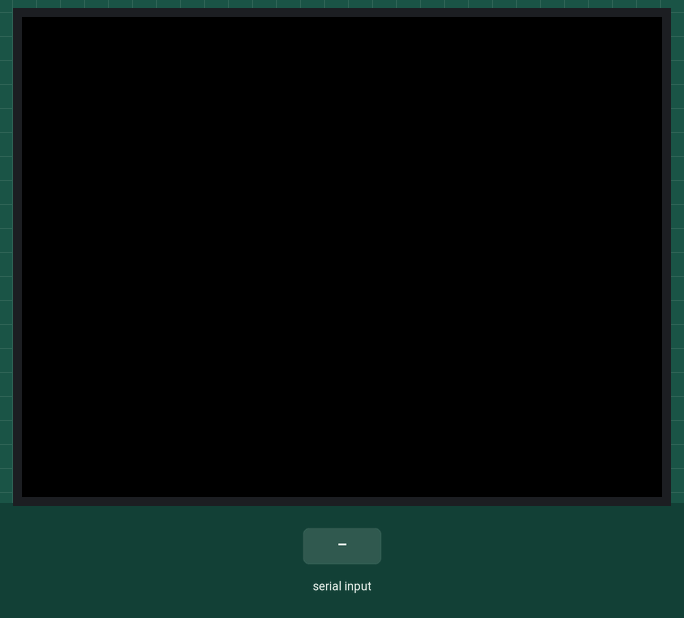
Recording of a sketch running on a simulated ESP32. Shown: 320×240 colour display. The inputs (shaded band) are chosen by the test bench. WiFi joins after 1.5 s; servers stay silent unless stated; uploads are accepted with an empty reply; the local clock reads 2024-03-15 10:24:30 at power-on unless the sketch sets it; what the sketch prints to the serial monitor is not drawn.

Above: at 2.0 s.
2.1 s: "Select Mode\n" received over the second serial link
At 6.7 s:
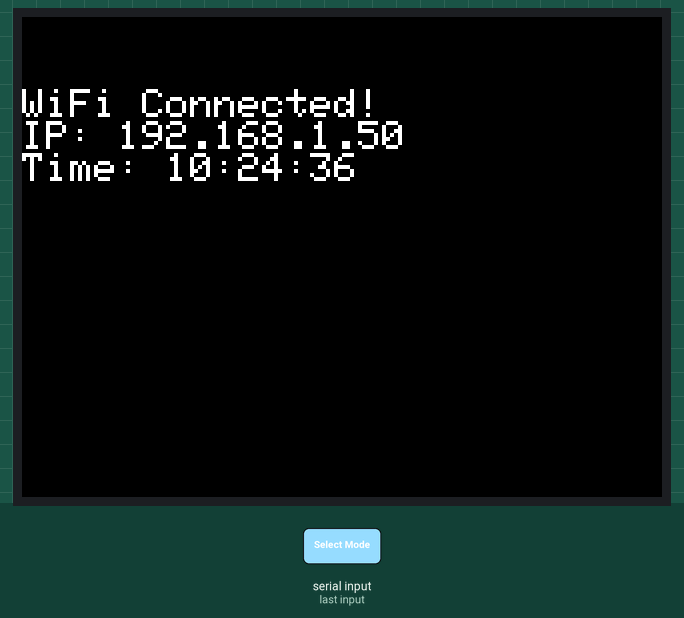
7.7 s: "OK\n" received over the second serial link
At 8.7 s:
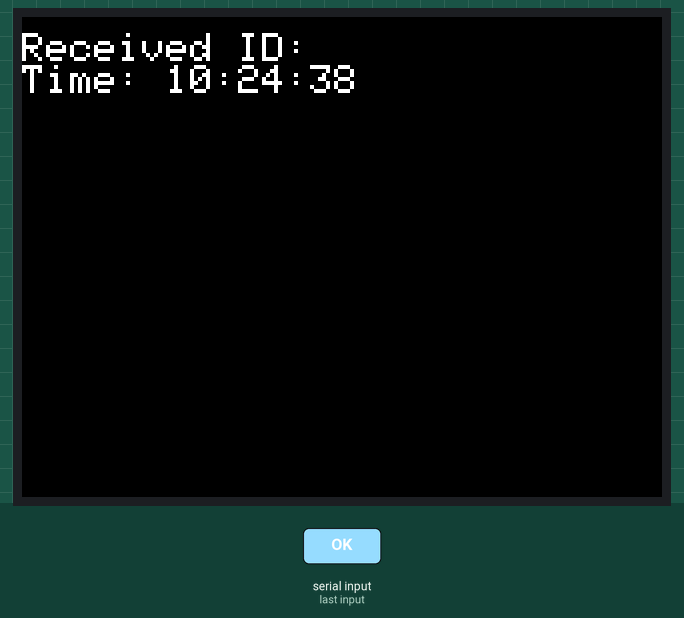
9.7 s: "Select Mode\n" received over the second serial link
At 10.6 s:
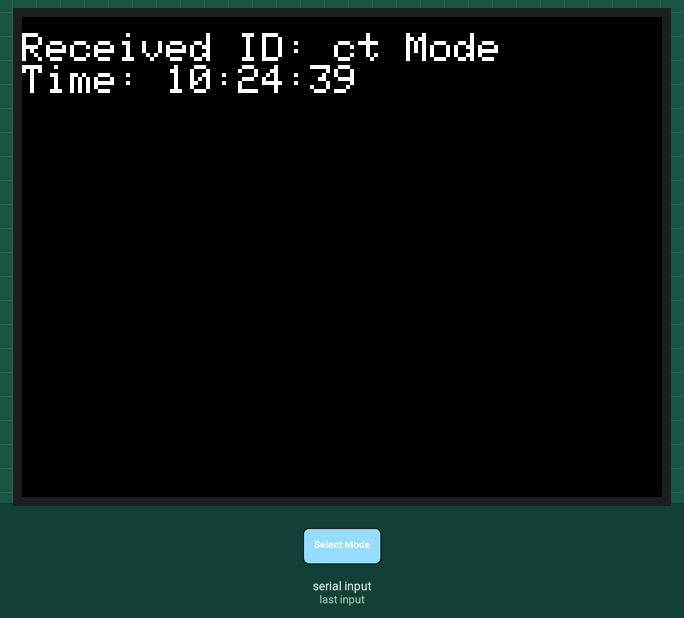
11.2 s: "1\n" received over the second serial link
At 11.7 s:
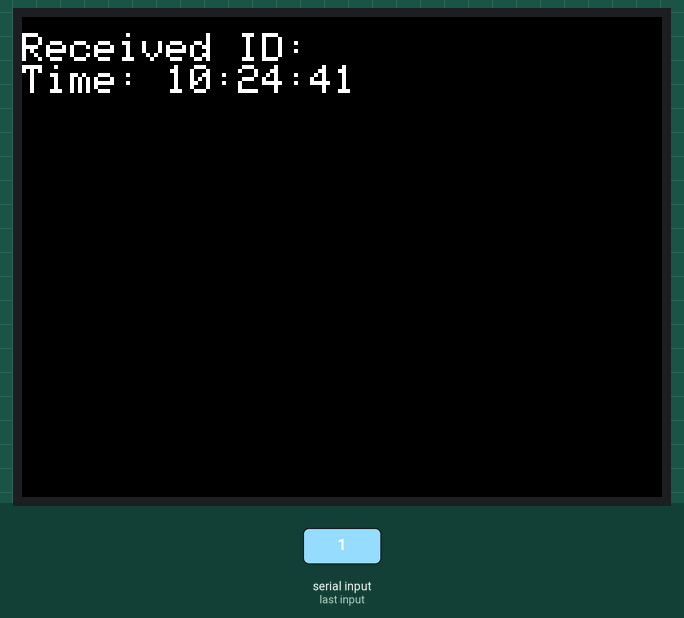
Timing chart, 0 to 13.7 s (numbered marks = the images above; inputs shaded):
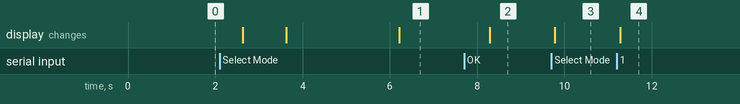

The sketch:

M5_LoRa_Display_250106.ino
```cpp
/********************************************************************************
*
* LoRa    : ES920LR3
* receive data display
*
********************************************************************************/

#define ROT 3
#define TSIZE 3
#define RPOS 100
#define SX 210
#define SY 30
#define SR 12
#define RX_pin 26
#define TX_pin 0
#define RESET_pin -1
#define BOOT_pin -1

#include <M5Unified.h>
#include <Arduino.h>
#include "LoRa.h"
#include <WiFi.h>
#include <WiFiClientSecure.h>
#include <HTTPClient.h>
#include <time.h>

const char* ssid= "Buffalo-G-C630";//【★変更要★】
const char* password="na4uxed55fbvv";//【★変更要★】

// Google Apps Script Web App Key
const char* KEY = "AKfycbxtjmda5jAuTanr29nIWuPhw7YhOT41QhRr1LLKcobVPPKn4qIIqtmPPtz5IY4hNnk5"; // ★ Change if needed

void accessToGoogleSheets(String UniqueID) {
  if (WiFi.status() != WL_CONNECTED) {
    Serial.println("WiFi not connected.");
    return;
  }

  HTTPClient http;
  String URL = "https://script.google.com/macros/s/";
  URL += KEY;
  URL += "/exec?UniqueID=";
  URL += UniqueID;

  http.begin(URL);
  int httpCode = http.GET();
  if (httpCode > 0) {
    String response = http.getString();
    Serial.println("Response: " + response);
  } else {
    Serial.printf("HTTP Error: %d\n", httpCode);
  }
  http.end();
}

void setup() {
  auto cfg = M5.config();
  M5.begin(cfg);
  LoRaInit(RX_pin, TX_pin, RESET_pin, BOOT_pin);

  M5.Lcd.setRotation(ROT);
  M5.Lcd.setTextSize(2);
  M5.Lcd.fillScreen(BLACK);
  M5.Lcd.setTextColor(WHITE);
  M5.Lcd.setCursor(0, 20);
  M5.Lcd.println("Booting...");
  delay(1000);
  M5.Lcd.fillScreen(BLACK);

  // Wi-Fi connection
  WiFi.disconnect(true, true);
  delay(1000);
  WiFi.begin(ssid, password);

  unsigned long startTime = millis();
  while (WiFi.status() != WL_CONNECTED && millis() - startTime < 20000) {
    delay(500);
  }

  if (WiFi.status() == WL_CONNECTED) {
    M5.Lcd.println("WiFi Connected!");
    M5.Lcd.print("IP: ");
    M5.Lcd.println(WiFi.localIP());
  } else {
    M5.Lcd.setTextColor(RED);
    M5.Lcd.println("WiFi Connection Failed!");
    M5.Lcd.setTextColor(WHITE);
  }

  // Set NTP (Japan time zone)
  configTime(9 * 3600, 0, "ntp.nict.jp", "ntp.jst.mfeed.ad.jp", "pool.ntp.org");
  struct tm timeinfo;
  if (getLocalTime(&timeinfo)) {
    M5.Lcd.printf("Time: %02d:%02d:%02d\n", timeinfo.tm_hour, timeinfo.tm_min, timeinfo.tm_sec);
  } else {
    M5.Lcd.println("NTP Sync Failed");
  }

  delay(2000);
}

void loop() {
  if (Serial2.available()) {
    M5.Lcd.fillScreen(BLACK);

    String rxs = Serial2.readStringUntil('\n'); // Read until newline
    Serial.print(rxs);
    M5.Lcd.setCursor(0, 8);

    // rxs: received ID
    String deviceID = rxs.substring(4);

    // Display on LCD
    M5.Lcd.println("Received ID: " + deviceID);

    // Get current time and display
    struct tm timeinfo;
    if (getLocalTime(&timeinfo)) {
      char timeStr[20];
      sprintf(timeStr, "Time: %02d:%02d:%02d", timeinfo.tm_hour, timeinfo.tm_min, timeinfo.tm_sec);
      M5.Lcd.println(timeStr);
    } else {
      M5.Lcd.println("Time: --:--:--");
    }

    String digitID = "LoRa_sender_" + deviceID;

    // Send to Google Sheets
    accessToGoogleSheets(digitID);

    yield();  // WDT
    delay(100);
  }
}
```

LoRa.cpp
```cpp
//
//  920MHz LoRa/FSK RF module ES920LR3
//
//  MaiaR create
//


#include "LoRa.h"

int rxPin;
int txPin;
int resetPin;
int bootPin;

void LoRaReset(){
  if (bootPin > 0){
    pinMode(bootPin, OUTPUT);   // BOOT "L"
    digitalWrite(bootPin, LOW);
    pinMode(resetPin, OUTPUT);  // NRST "L"
    digitalWrite(resetPin, LOW);
    delay(10);
    pinMode(resetPin, INPUT);   // NRST open
  } else {
    pinMode(rxPin, OUTPUT);
    pinMode(txPin, OUTPUT);
    digitalWrite(rxPin, LOW);
    digitalWrite(txPin, LOW);
    delay(1000);
    pinMode(rxPin, INPUT);
    pinMode(txPin, INPUT);
  }
}


void LoRaConfigMode(){
  Serial.begin(115200);
  while(1){
    LoRaReset();
    Serial2.begin(115200, SERIAL_8N1, rxPin, txPin);
    Serial2.setTimeout(50);
    delay(50);
    String rx = Serial2.readString();
    Serial.println(rx);
    if (rx.indexOf("Select Mode") >= 0) break;
    LoRaCommand("config");
    delay(100);
  }
}


int LoRaCommand(String s){
  Serial2.print(s + "\r\n");
  Serial2.flush();
  Serial.println(s);
  String rx = Serial2.readString();
  Serial.print(rx);
  return (rx.indexOf("OK"));
}

//長距離用の設定
int LoRaInit(int rx, int tx, int reset, int boot){
  rxPin = rx;
  txPin = tx;
  resetPin = reset;
  bootPin = boot;
  LoRaConfigMode();
  if (LoRaCommand("2"     ) < 0) return(-1); // processor mode
  if (LoRaCommand("x"     ) < 0) return(-1); // default
  if (LoRaCommand("b 4"   ) < 0) return(-1); // band width 125kHz
  if (LoRaCommand("c 12"  ) < 0) return(-1); // spread factor
  if (LoRaCommand("d 3"   ) < 0) return(-1); // channel (3)
  if (LoRaCommand("e 2345") < 0) return(-1); // PAN ID
  if (LoRaCommand("f 0"   ) < 0) return(-1); // own ID
  if (LoRaCommand("g ffff") < 0) return(-1); // broadcast
  if (LoRaCommand("p 1"   ) < 0) return(-1); // RSSI on

  //もし、さらに長距離強化を行うなら
  /*
  // 以下を追加（長距離強化）
  if (LoRaCommand("m 8"   ) < 0) return(-1); // 出力最大13dBm
  if (LoRaCommand("k 1"   ) < 0) return(-1); // CRCチェックON
  if (LoRaCommand("a 1"   ) < 0) return(-1); // Coding rate 4/5
  if (LoRaCommand("l 0"   ) < 0) return(-1); // 省電力モードOFF
  */

  if (LoRaCommand("z"     ) < 0) return(-1); // start
  return(0);
}

//短距離用の設定
/*
int LoRaInitShortRange(int rx, int tx, int reset, int boot){
  rxPin = rx;
  txPin = tx;
  resetPin = reset;
  bootPin = boot;
  LoRaConfigMode();
  if (LoRaCommand("2"     ) < 0) return(-1); // processor mode
  if (LoRaCommand("x"     ) < 0) return(-1); // default
  if (LoRaCommand("b 1"   ) < 0) return(-1); // bandwidth 500kHz
  if (LoRaCommand("c 7"   ) < 0) return(-1); // spread factor SF7（短距離）
  if (LoRaCommand("d 3"   ) < 0) return(-1); // channel
  if (LoRaCommand("e 2345") < 0) return(-1); // PAN ID
  if (LoRaCommand("f 0"   ) < 0) return(-1); // own ID
  if (LoRaCommand("g ffff") < 0) return(-1); // broadcast
  if (LoRaCommand("p 1"   ) < 0) return(-1); // RSSI on

  // 短距離用(極限まで省電力最適化)
  if (LoRaCommand("m 2"   ) < 0) return(-1); // 出力弱（省電力）
  if (LoRaCommand("k 1"   ) < 0) return(-1); // CRC ON
  if (LoRaCommand("a 1"   ) < 0) return(-1); // Coding rate 4/5
  if (LoRaCommand("l 1"   ) < 0) return(-1); // 省電力モードON

  if (LoRaCommand("z"     ) < 0) return(-1); // start
  return(0);
}
*/

/// 送受信チャンネルの設定については
/// http://ikkei.akiba.coocan.jp/ikkei_Electronics/LR3_ENV_sample.html
```

LoRa.h
```cpp
//
//  920MHz LoRa/FSK RF module ES920LR3
//
//  MaiaR create
//

#ifndef LoRa_h
#define LoRa_h

#include "Arduino.h"

int LoRaInit(int rx, int tx, int reset, int boot);
int LoRaCommand(String s);

#endif
```

Measured:
- after the input at 2.1 s, the display: first changes after 0.53 s (image 1 shows a later state)
- after the input at 7.7 s, the display: changes after 0.59 s (image 2)
- after the input at 9.7 s, the display: changes after 0.08 s (image 3)
- after the input at 11.2 s, the display: changes after 0.08 s (image 4)
